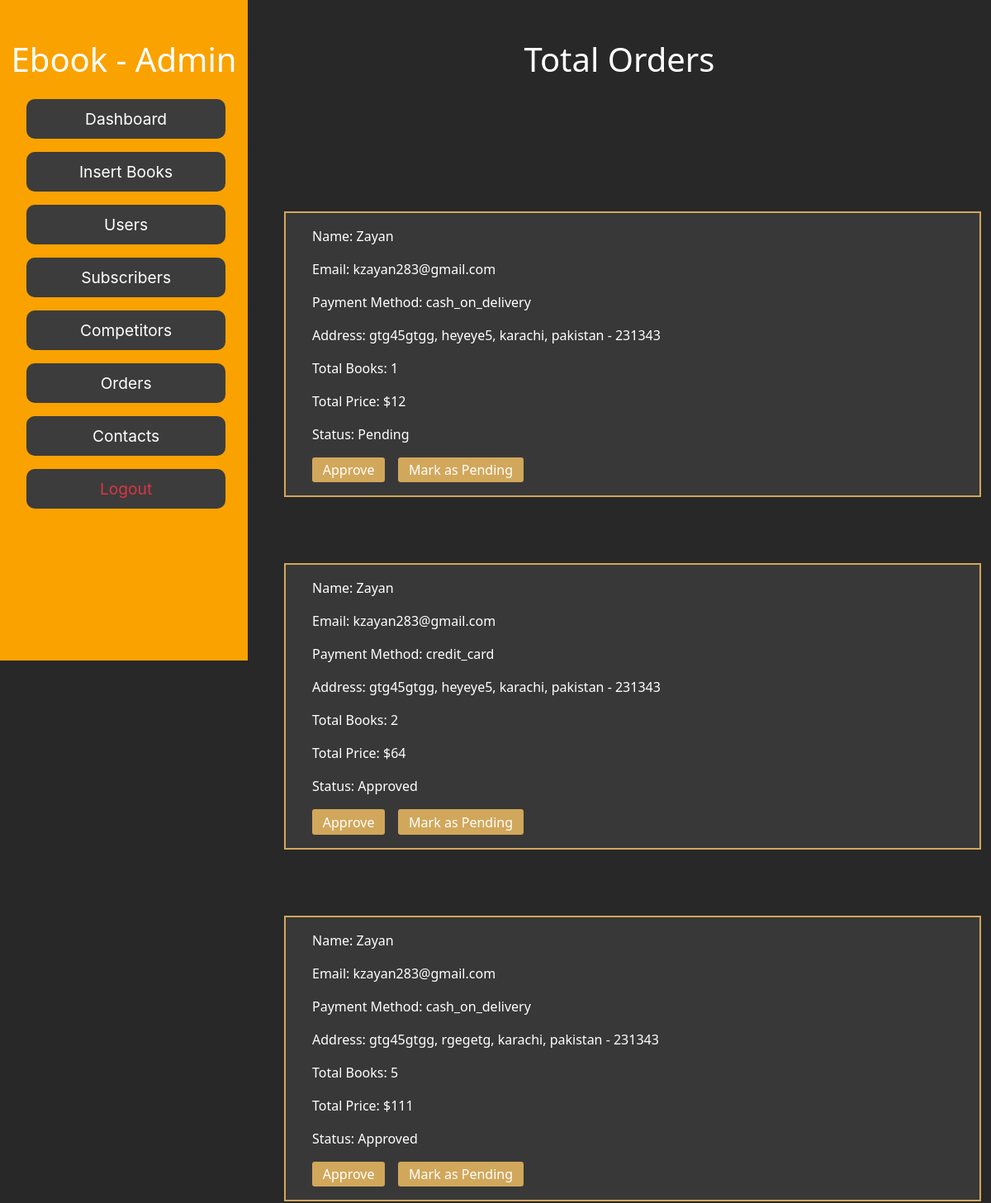
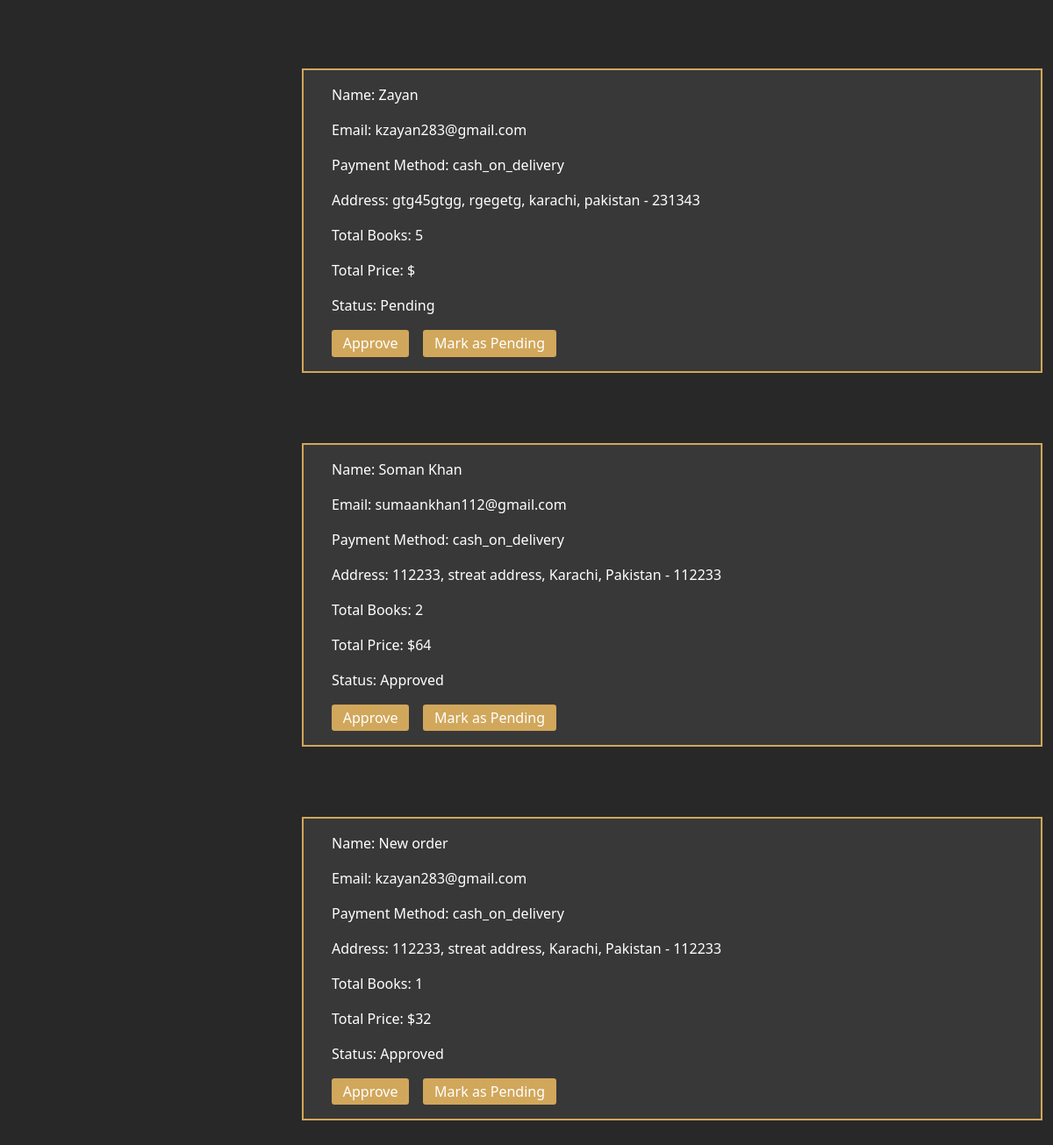
Screenshot of /admin/orders.php (signed in) with the database file from the repository (2 pictures, top to bottom).
### tables this page shows
CREATE TABLE `orders` (
  `ID` int(11) NOT NULL,
  `name` varchar(50) DEFAULT NULL,
  `email` varchar(50) DEFAULT NULL,
  `method` varchar(50) DEFAULT NULL,
  `flat` varchar(50) DEFAULT NULL,
  `street` varchar(50) DEFAULT NULL,
  `city` varchar(50) DEFAULT NULL,
  `country` varchar(50) DEFAULT NULL,
  `pin_code` varchar(50) DEFAULT NULL,
  `total_products` varchar(50) DEFAULT NULL,
  `total_price` varchar(50) DEFAULT NULL,
  `status` varchar(20) NOT NULL DEFAULT 'Pending',
  `title` varchar(255) DEFAULT NULL,
  `author` varchar(255) DEFAULT NULL,
  `price` decimal(10,2) DEFAULT NULL,
  `book_id` int(11) DEFAULT NULL
);

### admin/orders.php (the view, shortened to what this page needs)
<!DOCTYPE html>
<html lang="en">
<head>
    <link href="https://cdn.jsdelivr.net/npm/bootstrap@5.3.3/dist/css/bootstrap.min.css" rel="stylesheet">
</head>
<body>
    <?php include('nav_admin.php') ?>
<aside class="text-white dash_aside">
<h1 class="text-white">Total Orders</h1>
    <div class="container orders_cont">
        <div class="orders_inner_cont">
<?php
include '../user/db.php';
$sql = "SELECT * FROM orders ORDER BY ID DESC";
$result = $conn->query($sql);
if ($result->num_rows > 0) {
    while ($row = $result->fetch_assoc()) {
        echo "<div class='card_sec2_'>";
        echo "<p>Name: " . $row["name"] . "</p>";
        echo "<p>Email: " . $row["email"] . "</p>";
        echo "<p>Payment Method: " . $row["method"] . "</p>";
        echo "<p>Address: " . $row["flat"] . ", " . $row["street"] . ", " . $row["city"] . ", " . $row["country"] . " - " . $row["pin_code"] . "</p>";
        echo "<p>Total Books: " . $row["total_products"] . "</p>";
        echo "<p>Total Price: $" . $row["total_price"] . "</p>";
        echo "<p>Status: " . $row["status"] . "</p>";
        echo "<form action='update_order_status.php' method='POST'>";
        echo "<button class='card_btn' type='submit' name='approve_order'>Approve</button>";
        echo "<button class='card_btn' type='submit' name='mark_pending_order'>Mark as Pending</button>";
        echo "</form>";
        echo "</div>";
    }
} else {
    echo "No orders found.";
}
?>
</div>
</div>
    </aside>
</body>
</html>

### admin/style-------.css (style rules this page uses)
* { padding: 0; margin: 0; box-sizing: border-box; }
body { background: #282828; }
h1 { position: relative; top: 3rem; text-align: center; }
aside { float: right; margin-top: 0rem; height: auto; width: 75vw; display: flex; justify-content: center; }
.dash_aside { display: block; }
.orders_inner_cont { margin-left: 2rem; margin-top: 13rem; }
.card_btn { background: #d1a75b; color: #fff; padding: .2rem .8rem; border: none; border-radius: .2rem; cursor: pointer; }
.card_btn + .card_btn { margin-left: 1rem; }
.card_sec2_ { border: 2px solid #d1a75b; overflow: hidden; transition: .3s; background: #383838; color: #ffffff; height: auto; padding: 1rem 2rem; margin-bottom: 5rem; }

### rows the page displays
orders: name "Zayan", email "kzayan283@gmail.com", method "cash_on_delivery", flat "gtg45gtgg", street "heyeye5", city "karachi", country "pakistan", pin_code "231343", total_products "1", total_price "12", status "Pending"
orders: name "Zayan", email "kzayan283@gmail.com", method "credit_card", flat "gtg45gtgg", street "heyeye5", city "karachi", country "pakistan", pin_code "231343", total_products "2", total_price "64", status "Approved"
orders: name "Zayan", email "kzayan283@gmail.com", method "cash_on_delivery", flat "gtg45gtgg", street "rgegetg", city "karachi", country "pakistan", pin_code "231343", total_products "5", total_price "111", status "Approved"
orders: name "Zayan", email "kzayan283@gmail.com", method "cash_on_delivery", flat "gtg45gtgg", street "rgegetg", city "karachi", country "pakistan", pin_code "231343", total_products "5", status "Pending"
orders: name "Soman Khan", email "sumaankhan112@gmail.com", method "cash_on_delivery", flat "112233", street "streat address", city "Karachi", country "Pakistan", pin_code "112233", total_products "2", total_price "64", status "Approved"
orders: name "New order", email "kzayan283@gmail.com", method "cash_on_delivery", flat "112233", street "streat address", city "Karachi", country "Pakistan", pin_code "112233", total_products "1", total_price "32", status "Approved"
